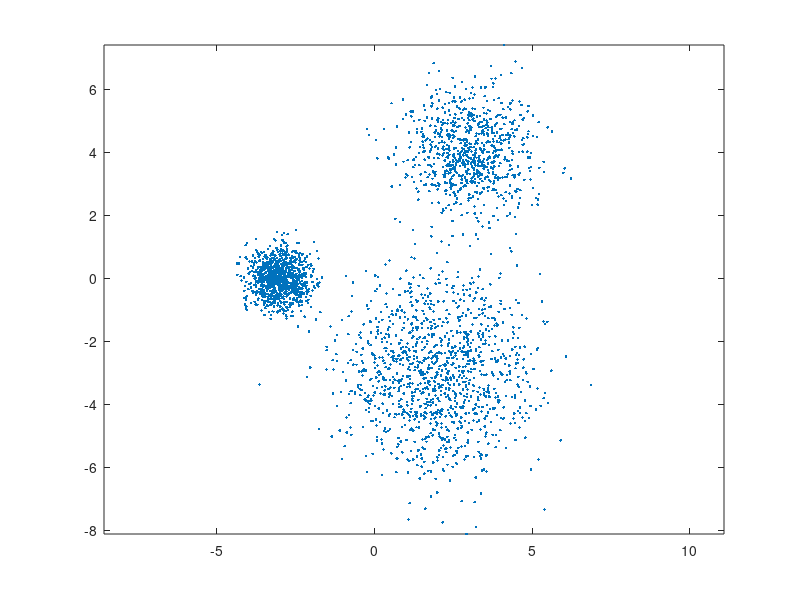

MATLAB code for this plot:
A=randn(1000,2);
x=A(:,1);
y=A(:,2);
plot(x,y,'Marker','.','LineStyle','none')
var(x)+1i*var(y)
mean(x)+1i*mean(y)


A=randn(3000,2);
x=A(:,1)';
y=A(:,2)';
x=[x(1:800)+3 1/2.*x(801:1800)-3 1.5.*x(1801:3000)+2];
y=[y(1:800)+4 1/2.*y(801:1800)   1.5.*y(1801:3000)-3];
plot(x,y,'Marker','.','LineStyle','none')
axis('equal')
var(x)+1i*var(y)
mean(x)+1i*mean(y)

count = 0;

for i = 1 : 21
    for j = 1 : 17
        count = count + 1;
    end
end

count

